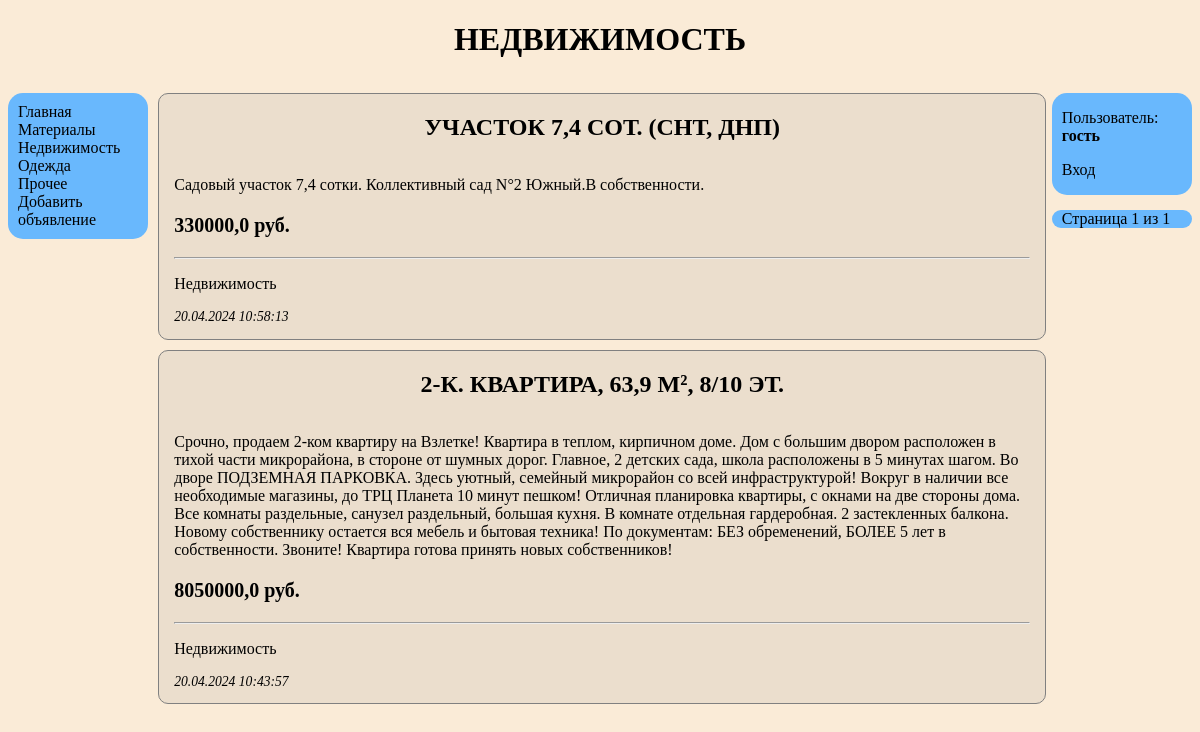
/bboard/rublic/1/, run on the app's committed database.
### myapp/models.py (models this page shows, shortened)
class Rublic(models.Model):
    name = models.CharField(max_length=100, verbose_name='Название', db_index=True)
    class Meta:
        verbose_name_plural = 'Рубирики'
        verbose_name = 'Рубрика'
        ordering = ['name']

class Bb(models.Model):
    title = models.CharField(max_length=100, verbose_name='Название')
    content = models.TextField(verbose_name='Описание')
    price = models.FloatField(verbose_name='Стоимость',
                              validators=[validators.MinValueValidator(0, 'Цена не может быть меньше 0!')])
    published = models.DateTimeField(verbose_name='Дата публикации', auto_now_add=True, db_index=True)
    rublic = models.ForeignKey('Rublic', on_delete=models.PROTECT, null=True, verbose_name='Рубрика')
    class Meta:
        verbose_name_plural = 'Объявления'
        verbose_name = 'Объявление'
        ordering = ['-published', 'title']

### myapp/views.py (the view)
# urls.py: path('rublic/<int:rublic_id>/', views.rublic_page, name='rublic_page'),
def rublic_page(request, rublic_id):
    cur_rublic = get_object_or_404(Rublic, pk=rublic_id)
    items = Bb.objects.filter(rublic=cur_rublic)
    rublics = Rublic.objects.all()
    paginator = Paginator(items, 3)
    page = paginator.page(request.GET.get('page', 1))
    return render(request, 'myapp/rublic_page.html', {'c_rublic':cur_rublic, 'items':page, 'rublics':rublics})

### myapp/templates/myapp/rublic_page.html (shortened to what this page needs)
{% extends 'layout/basic.html' %}
{% block title_2 %}{{c_rublic.name}}{% endblock %}
{% block paginator %}
{% include 'layout/paginator.html' with page=items%}
{% endblock paginator %}

### myapp/templates/layout/basic.html (shortened to what this page needs)
{% load static %}
<!DOCTYPE html>
<html>
<head>
    <link type="text/css" rel="stylesheet" href="{% static 'myapp/board.css' %}">
</head>
<body>
    <h1>{% block title_2 %}{% endblock %}</h1>
    <div class="left_block">
        <a class="changeable_in_blue" href="{% url 'myapp:main' %}">Главная</a><br>
        {% for i in rublics %}
        <a class="changeable_in_blue" href="{% url 'myapp:rublic_page' i.pk %}">{{i.name}}</a><br>
        {% endfor %}
        <a class="changeable_in_blue" href="{% url 'myapp:add' %}">Добавить объявление</a>
    </div>
    {% include "layout/user_info.html" %}
    <div class="main_cl">
        {% if items %}
            {% for i in items %}
            <div class="section">
                <h2><b><a href="{% url 'myapp:index_page' i.id %}">{{i.title}}</a></b></h2>
                <p>{{i.content}}</p>
                <p class="price"><b>{{i.price}} руб.</b></p>
                <hr>
                <p><a href="{% url 'myapp:rublic_page' i.rublic.pk %}">{{i.rublic.name}}</a></p>
                <p class="date">{{i.published|date:"d.m.Y H:i:s"}}</p>
            </div>
            {% endfor %}
        {% else %}
            <h2>Здесь объявлений пока нет<h2>
        {% endif %}
    </div>
    {% block paginator %}{% endblock paginator %}
</body>
</html>

### myapp/static/myapp/board.css (style rules this page uses)
h1, h2 { text-align: center; text-transform: uppercase; margin-bottom: 35px; }
h1 { clear: both; }
a { text-decoration: none; color: black; transition: color 0.5s ease-in-out; }
body { background-color: antiquewhite; font-family: Georgia, 'Times New Roman', Times, serif; }
p.price { transition: all 0.5s; font-size: 125% }
p.date { font-size: 85%; font-style: italic; }
.left_block { width: 11%; float: left; background-color: rgb(105, 184, 253); margin-right: 10px; padding: 10px 0 10px 10px; border-radius: 15px; }
.main_cl { width: 75%; float: left; }
.section { border: 1px grey solid; margin-bottom : 10px; background-color: rgb(235, 222, 205); border-radius: 10px; padding: 0 15px 0 15px; }

### data on the page
Rublic: name "НЕДВИЖИМОСТЬ", name "Недвижимость"
Rublic: name "Материалы"
Rublic: name "Одежда"
Rublic: name "Прочее"
Bb: title "УЧАСТОК 7,4 СОТ. (СНТ, ДНП)", content "Садовый участок 7,4 сотки. Коллективный сад N°2 Южный.В собственности.", price "330000,0", rublic.name "Недвижимость", published "20.04.2024 10:58:13"
Bb: title "2-К. КВАРТИРА, 63,9 М², 8/10 ЭТ.", content "Срочно, продаем 2-ком квартиру на Взлетке! Квартира в теплом, кирпичном доме. Дом с большим двором расположен в тихой части микрорайона, в стороне от шумных дорог. Главное, 2 детских сада, школа расположены в 5 минутах шагом. Во дворе ПОДЗЕМНАЯ ПАРКОВКА. Здесь уютный, семейный микрорайон со всей инфраструктурой! Вокруг в наличии все необходимые магазины, до ТРЦ Планета 10 минут пешком! Отличная планировка квартиры, с окнами на две стороны дома. Все комнаты раздельные, санузел раздельный, большая кухня. В комнате отдельная гардеробная. 2 застекленных балкона. Новому собственнику остается вся мебель и бытовая техника! По документам: БЕЗ обременений, БОЛЕЕ 5 лет в собственности. Звоните!…", price "8050000,0", rublic.name "Недвижимость", published "20.04.2024 10:43:57"

### other printed values
{{ page.number }} "1"
{{ page.paginator.num_pages }} "1"
